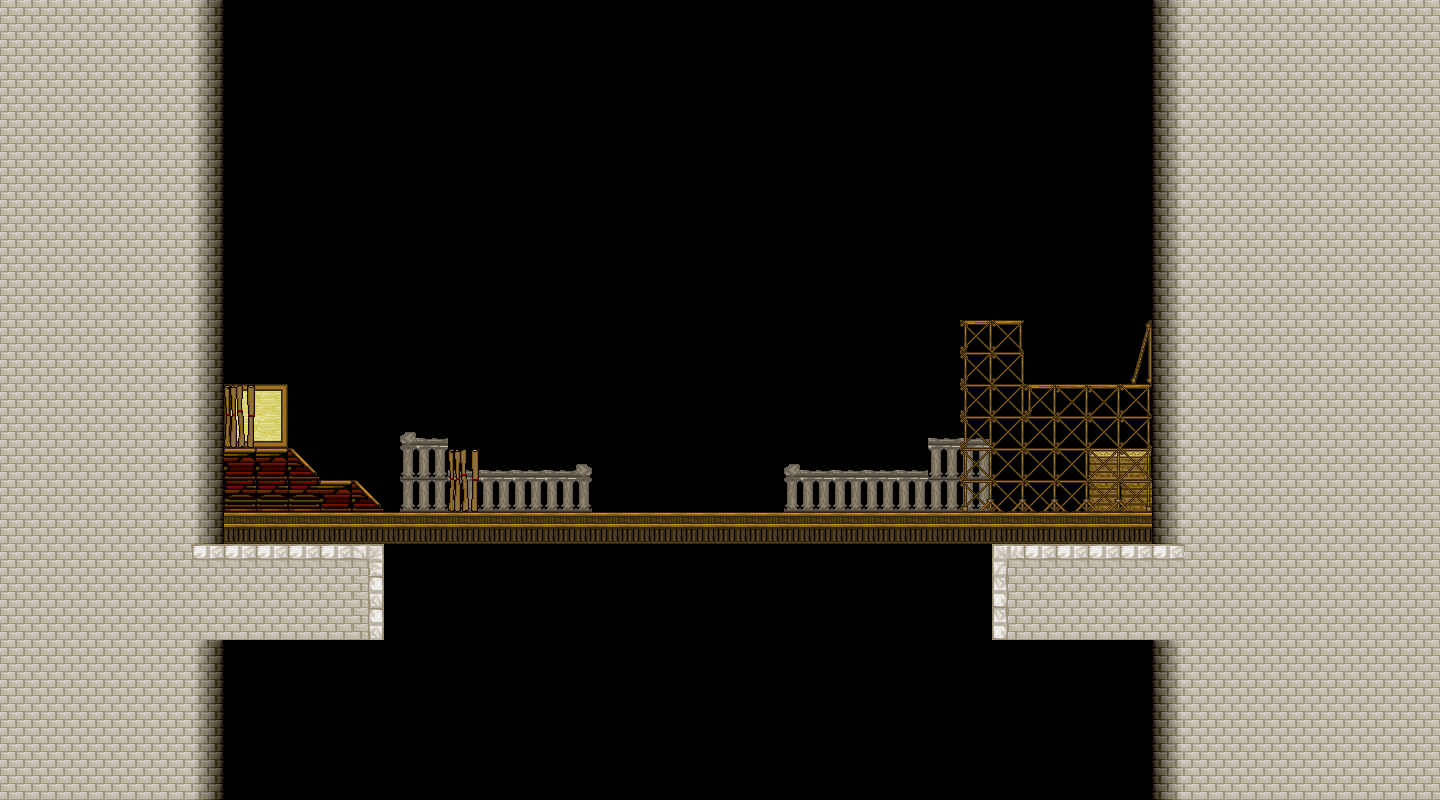

A level layout from a 2D game, rendered from its tile map. Below: a short description, then the map file with tile-grid data replaced by summaries:
An orthogonal 45x25 tile map with 32x32 px tiles, 3 tile layers (Background2, Background3, Foreground1), 2 tilesets and 7 objects.

<map version="1.0" tiledversion="1.0.3" orientation="orthogonal" renderorder="right-down" width="45" height="25" tilewidth="32" tileheight="32" nextobjectid="14">
 <properties>
  <property name="unity:scale" value="0.0625" />
 </properties>
 <tileset firstgid="1" source="spear_park.tsx" />
 <tileset firstgid="101" source="clocktower.tsx" />
 <layer name="Background2" width="45" height="25">
  <properties>
   <property name="unity:sortingOrder" type="int" value="-2" />
  </properties>
  <data>[1125 cells, 22 non-empty, 12 distinct tile ids]</data>
 </layer>
 <layer name="Background3" width="45" height="25">
  <properties>
   <property name="unity:sortingOrder" type="int" value="-1" />
  </properties>
  <data>[1125 cells, 26 non-empty, 11 distinct tile ids]</data>
 </layer>
 <objectgroup name="walls">
  <properties>
   <property name="unity:layer" value="Obstacle" />
  </properties>
  <object id="4" x="320" y="512">
   <polyline points="-96,0 -96,32 832,32 832,0 -96,0" />
  </object>
  <object id="7" x="224" y="192">
   <polyline points="0,-192 0,608" />
  </object>
  <object id="8" x="1152" y="192">
   <polyline points="0,-192 0,608" />
  </object>
  <object id="9" x="224" y="448">
   <polyline points="0,0 64,0 96,32 128,32 160,64" />
  </object>
 </objectgroup>
 <objectgroup name="jumpThru">
  <properties>
   <property name="unity:layer" value="Obstacle" />
   <property name="unity:tag" value="jumpThru" />
  </properties>
  <object id="10" x="960" y="320">
   <polyline points="0,0 64,0" />
  </object>
  <object id="11" x="1024" y="384">
   <polyline points="0,0 128,0" />
  </object>
  <object id="12" x="1088" y="448">
   <polyline points="0,0 64,0" />
  </object>
 </objectgroup>
 <layer name="Foreground1" width="45" height="25">
  <properties>
   <property name="unity:sortingOrder" type="int" value="1" />
  </properties>
  <data>[1125 cells, 495 non-empty, 22 distinct tile ids]</data>
 </layer>
</map>
